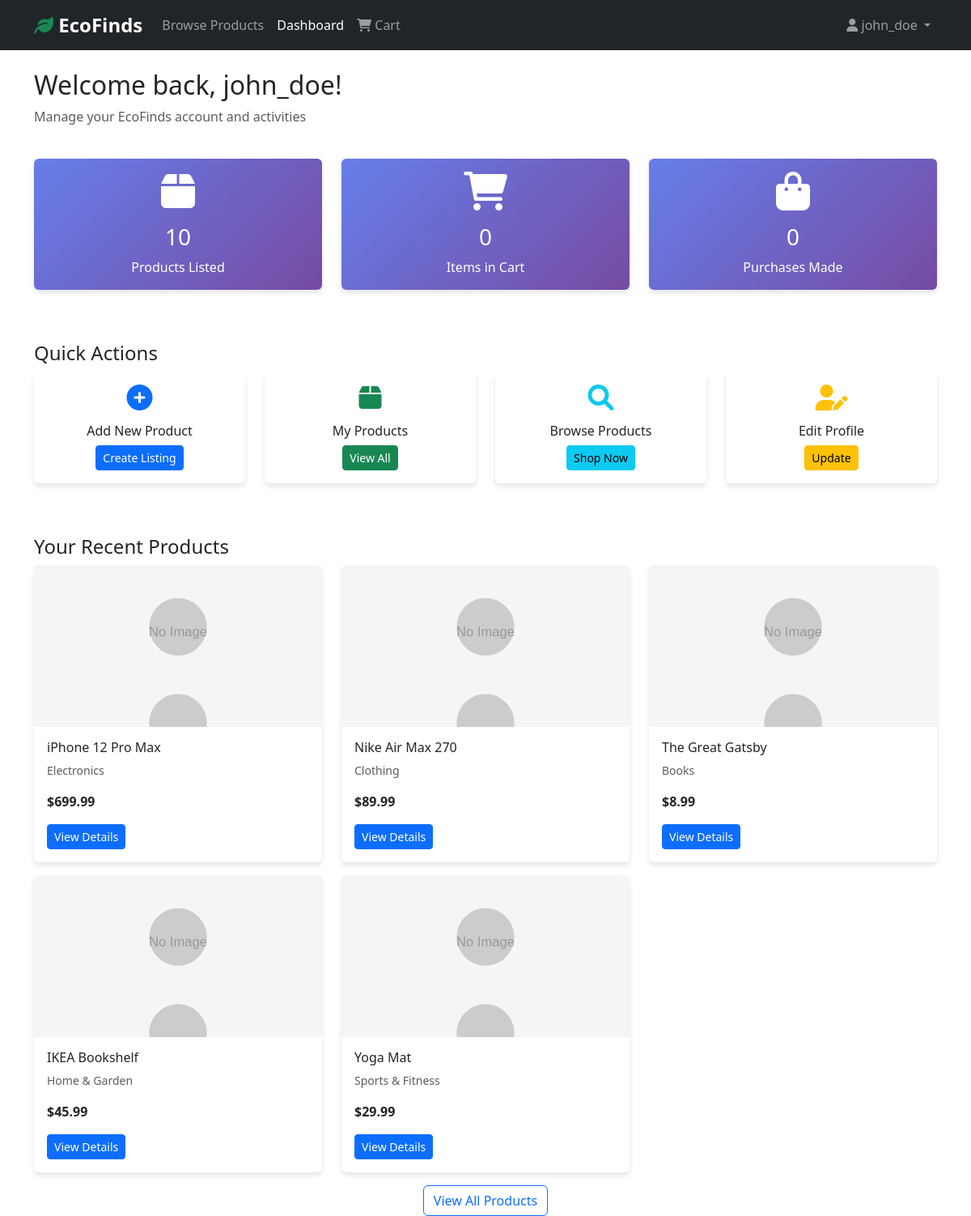
/dashboard.php (signed in), run on the app's committed database.
### tables this page shows
CREATE TABLE products (
    id INT AUTO_INCREMENT PRIMARY KEY,
    title VARCHAR(200) NOT NULL,
    description TEXT NOT NULL,
    price DECIMAL(10, 2) NOT NULL,
    category_id INT NOT NULL,
    seller_id INT NOT NULL,
    image_path VARCHAR(255) DEFAULT 'placeholder.jpg',
    status ENUM('active', 'sold', 'inactive') DEFAULT 'active',
    created_at TIMESTAMP DEFAULT CURRENT_TIMESTAMP,
    updated_at TIMESTAMP DEFAULT CURRENT_TIMESTAMP ON UPDATE CURRENT_TIMESTAMP,
    FOREIGN KEY (category_id) REFERENCES categories(id),
    FOREIGN KEY (seller_id) REFERENCES users(id)
);

CREATE TABLE categories (
    id INT AUTO_INCREMENT PRIMARY KEY,
    name VARCHAR(50) NOT NULL,
    description TEXT,
    created_at TIMESTAMP DEFAULT CURRENT_TIMESTAMP
);

### includes/auth.php (called while the page is built, shortened)
<?php
function isLoggedIn() {
    return isset($_SESSION['user_id']);
}
function getCurrentUser() {
    if (isLoggedIn()) {
        return [
            'id' => $_SESSION['user_id'],
            'username' => $_SESSION['username'],
            'email' => $_SESSION['email']
        ];
    }
    return null;
}
?>

### dashboard.php (the view, shortened to what this page needs)
<?php
require_once 'includes/auth.php';
$user = getCurrentUser();
$pdo = getDBConnection();
$stmt = $pdo->prepare("SELECT COUNT(*) as count FROM products WHERE seller_id = ?");
$stmt->execute([$user['id']]);
$productCount = $stmt->fetch(PDO::FETCH_ASSOC)['count'];
$stmt = $pdo->prepare("SELECT COUNT(*) as count FROM cart WHERE user_id = ?");
$stmt->execute([$user['id']]);
$cartCount = $stmt->fetch(PDO::FETCH_ASSOC)['count'];
$stmt = $pdo->prepare("SELECT COUNT(*) as count FROM purchases WHERE buyer_id = ?");
$stmt->execute([$user['id']]);
$purchaseCount = $stmt->fetch(PDO::FETCH_ASSOC)['count'];
$stmt = $pdo->prepare("SELECT p.*, c.name as category_name FROM products p
                      JOIN categories c ON p.category_id = c.id
                      WHERE p.seller_id = ?
                      ORDER BY p.created_at DESC LIMIT 5");
$stmt->execute([$user['id']]);
$recentProducts = $stmt->fetchAll(PDO::FETCH_ASSOC);
?>
<!DOCTYPE html>
<html lang="en">
<head>
    <link href="https://cdn.jsdelivr.net/npm/bootstrap@5.3.0/dist/css/bootstrap.min.css" rel="stylesheet">
    <link href="https://cdnjs.cloudflare.com/ajax/libs/font-awesome/6.0.0/css/all.min.css" rel="stylesheet">
</head>
<body>
    <nav class="navbar navbar-expand-lg navbar-dark bg-dark">
        <div class="container">
            <a class="navbar-brand" href="index.php">
                <i class="fas fa-leaf text-success"></i> EcoFinds
            </a>
            <div class="collapse navbar-collapse" id="navbarNav">
                <ul class="navbar-nav me-auto">
                    <li class="nav-item">
                        <a class="nav-link" href="products.php">Browse Products</a>
                    </li>
                    <li class="nav-item">
                        <a class="nav-link active" href="dashboard.php">Dashboard</a>
                    </li>
                    <li class="nav-item">
                        <a class="nav-link" href="cart.php">
                            <i class="fas fa-shopping-cart"></i> Cart
                        </a>
                    </li>
                </ul>
                <ul class="navbar-nav">
                    <li class="nav-item dropdown">
                        <a class="nav-link dropdown-toggle" href="#" id="navbarDropdown" role="button" data-bs-toggle="dropdown">
                            <i class="fas fa-user"></i> <?php echo htmlspecialchars($user['username']); ?>
                        </a>
                    </li>
                </ul>
            </div>
        </div>
    </nav>
    <div class="container mt-4">
        <div class="row mb-4">
            <div class="col-12">
                <h2>Welcome back, <?php echo htmlspecialchars($user['username']); ?>!</h2>
                <p class="text-muted">Manage your EcoFinds account and activities</p>
            </div>
        </div>
        <div class="row mb-5">
            <div class="col-md-4 mb-3">
                <div class="card stat-card dashboard-card">
                    <div class="card-body text-center">
                        <i class="fas fa-box fa-3x mb-3"></i>
                        <h3><?php echo $productCount; ?></h3>
                        <p class="mb-0">Products Listed</p>
                    </div>
                </div>
            </div>
            <div class="col-md-4 mb-3">
                <div class="card stat-card dashboard-card">
                    <div class="card-body text-center">
                        <i class="fas fa-shopping-cart fa-3x mb-3"></i>
                        <h3><?php echo $cartCount; ?></h3>
                        <p class="mb-0">Items in Cart</p>
                    </div>
                </div>
            </div>
            <div class="col-md-4 mb-3">
                <div class="card stat-card dashboard-card">
                    <div class="card-body text-center">
                        <i class="fas fa-shopping-bag fa-3x mb-3"></i>
                        <h3><?php echo $purchaseCount; ?></h3>
                        <p class="mb-0">Purchases Made</p>
                    </div>
                </div>
            </div>
        </div>
        <div class="row mb-5">
            <div class="col-12">
                <h4>Quick Actions</h4>
            </div>
            <div class="col-md-3 mb-3">
                <div class="card dashboard-card">
                    <div class="card-body text-center">
                        <i class="fas fa-plus-circle fa-2x text-primary mb-3"></i>
                        <h6>Add New Product</h6>
                        <a href="add-product.php" class="btn btn-primary btn-sm">Create Listing</a>
                    </div>
                </div>
            </div>
            <div class="col-md-3 mb-3">
                <div class="card dashboard-card">
                    <div class="card-body text-center">
                        <i class="fas fa-box fa-2x text-success mb-3"></i>
                        <h6>My Products</h6>
                        <a href="my-products.php" class="btn btn-success btn-sm">View All</a>
                    </div>
                </div>
            </div>
            <div class="col-md-3 mb-3">
                <div class="card dashboard-card">
                    <div class="card-body text-center">
                        <i class="fas fa-search fa-2x text-info mb-3"></i>
                        <h6>Browse Products</h6>
                        <a href="products.php" class="btn btn-info btn-sm">Shop Now</a>
                    </div>
                </div>
            </div>
            <div class="col-md-3 mb-3">
                <div class="card dashboard-card">
                    <div class="card-body text-center">
                        <i class="fas fa-user-edit fa-2x text-warning mb-3"></i>
                        <h6>Edit Profile</h6>
                        <a href="profile.php" class="btn btn-warning btn-sm">Update</a>
                    </div>
                </div>
            </div>
        </div>
        <?php if (!empty($recentProducts)): ?>
        <div class="row">
            <div class="col-12">
                <h4>Your Recent Products</h4>
                <div class="row">
                    <?php foreach ($recentProducts as $product): ?>
                    <div class="col-md-6 col-lg-4 mb-3">
                        <div class="card dashboard-card">
                            <img src="uploads/<?php echo htmlspecialchars($product['image_path']); ?>"
                                 class="card-img-top" alt="<?php echo htmlspecialchars($product['title']); ?>"
                                 style="height: 200px; object-fit: cover;">
                            <div class="card-body">
                                <h6 class="card-title"><?php echo htmlspecialchars($product['title']); ?></h6>
                                <p class="card-text text-muted small"><?php echo htmlspecialchars($product['category_name']); ?></p>
                                <p class="card-text"><strong>$<?php echo number_format($product['price'], 2); ?></strong></p>
                                <a href="product-detail.php?id=<?php echo $product['id']; ?>" class="btn btn-primary btn-sm">View Details</a>
                            </div>
                        </div>
                    </div>
                    <?php endforeach; ?>
                </div>
                <div class="text-center">
                    <a href="my-products.php" class="btn btn-outline-primary">View All Products</a>
                </div>
            </div>
        </div>
        <?php endif; ?>
    </div>
</body>
</html>

### dashboard.php (style rules this page uses)
.dashboard-card { transition: transform 0.3s ease; border: none; box-shadow: 0 4px 6px rgba(0,0,0,0.1); }
.stat-card { background: linear-gradient(135deg, #667eea 0%, #764ba2 100%); color: white; }
.navbar-brand { font-weight: bold; font-size: 1.5rem; }

### data on the page
products: image_path (placeholder picture), title "iPhone 12 Pro Max", category.name "Electronics", price "699.99"
products: image_path (placeholder picture), title "Nike Air Max 270", category.name "Clothing", price "89.99"
products: image_path (placeholder picture), title "The Great Gatsby", category.name "Books", price "8.99"
products: image_path (placeholder picture), title "IKEA Bookshelf", category.name "Home & Garden", price "45.99"
products: image_path (placeholder picture), title "Yoga Mat", category.name "Sports & Fitness", price "29.99"

### other printed values
$user['username'] "john_doe"
$productCount "10"
$cartCount "0"
$purchaseCount "0"
